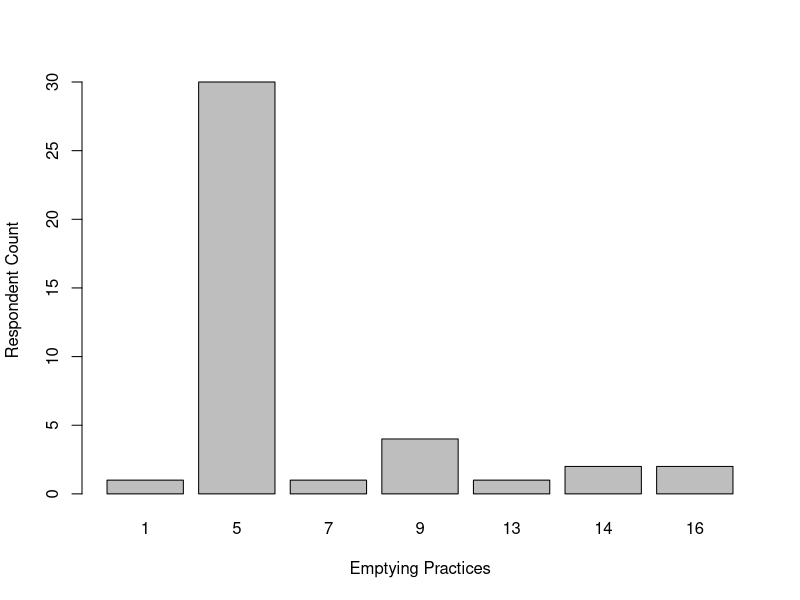

This chart was generated by the following R code: (Note: this script raises an error after producing the figure.)
setwd("/Users/rachel/Dropbox/Sourcing/2. Data/Survey/Cleaned")

#gitega results
resultsmar18<-read.csv("./HH_mar18_.csv", header=TRUE, sep=",")
resultsmar21<-read.csv("./HH_mar21_.csv", header=TRUE, sep=",")

gitresult<-rbind(resultsmar18,resultsmar21)

#Gitega mean cost of current WM practices 
gitemptycost<-gitresult$cost_empty[!gitresult$cost_empty == 99]
gitemptycost1<-gitemptycost[!gitemptycost==0]
git_mean_emptycostRWF<-mean(gitemptycost1,na.rm=TRUE)
git_mean_emptycostUSD<-git_mean_emptycostRWF*0.0013

#counts of empty practice

  #empty practices not including Dont know/no response
git_counts<-table(gitresult$emptypract[!gitresult$emptypract==99])
barplot(git_counts,xlab="Emptying Practices",ylab="Respondent Count")
#alternative
countsdf<-as.data.frame(git_counts)

#prices of different emptying practices
#average price of sealing a latrine then building a new one yourself 

# definition of function
costofpract<-function(result,practice){
  emptypract<-subset(result,result$emptypract==practice)
  rowemptypract<-nrow(subset(gitresult,gitresult$emptypract==2))
  
  if(rowemptypract==0){
    return(NA)
  }
    
  cost<-emptypract$cost_empty[!emptypract$cost_empty==99]
  meancost<-mean(cost,na.rm=TRUE)
  return(meancost)
}

#usage of function
gitmeancost1 <- costofpract(gitresult, 1)
gitmeancost2 <- costofpract(gitresult, 2)
gitmeancost3 <- costofpract(gitresult, 3)
gitmeancost4 <- costofpract(gitresult, 4)
gitmeancost5 <- costofpract(gitresult, 5)
gitmeancost6 <- costofpract(gitresult, 6)
gitmeancost7 <- costofpract(gitresult, 7)
gitmeancost8 <- costofpract(gitresult, 8)
gitmeancost9 <- costofpract(gitresult, 9)
gitmeancost10 <- costofpract(gitresult, 10)
gitmeancost11 <- costofpract(gitresult, 11)
gitmeancost12 <- costofpract(gitresult, 12)
gitmeancost13 <- costofpract(gitresult, 13)
gitmeancost14 <- costofpract(gitresult, 14)
gitmeancost15 <- costofpract(gitresult, 15)
gitmeancost16 <- costofpract(gitresult, 16)
gitmeancost17 <- costofpract(gitresult, 77)
gitmeancost18 <- costofpract(gitresult, 99)

gitmeancost_vect<-c(gitmeancost1,
                    gitmeancost2,
                    gitmeancost3,
                    gitmeancost4,
                    gitmeancost5,
                    gitmeancost6,
                    gitmeancost7,
                    gitmeancost8,
                    gitmeancost9,
                    gitmeancost10,
                    gitmeancost11,
                    gitmeancost12,
                    gitmeancost13,
                    gitmeancost14, 
                    gitmeancost15,
                    gitmeancost16,
                    gitmeancost17,
                    gitmeancost18)

gitmeancost_labs<-c("gitmeancost1",
                    "gitmeancost2",
                    "gitmeancost3",
                    "gitmeancost4",
                    "gitmeancost5",
                    "gitmeancost6",
                    "gitmeancost7",
                    "gitmeancost8",
                    "gitmeancost9",
                    "gitmeancost10",
                    "gitmeancost11",
                    "gitmeancost12",
                    "gitmeancost13",
                    "gitmeancost14", 
                    "gitmeancost15",
                    "gitmeancost16",
                    "gitmeancost17",
                    "gitmeancost18")

X<-as.data.frame(cbind(gitmeancost_labs,gitmeancost_vect))
#d<-X[!(X$gitmeancost_vect=="NaN"),]

emptypract$cost_empty[!emptypract$cost_empty==99]

barplot(gitmeancost_vect)

#what does na.rm in line 30 remove? 
#how are averages being generated? ? ? is deniminator total respondent count from that category or only people that reported a price? 
#average denominator should be only people that reported a price

#overall problem is i cant figure out how to just graph the practices people do, and reported costs for.
#why are they returning NaN? I removed NA values
#when I run the code below,  means are generated for practices that have no records:
#as.data.frame(cbind(gitmeancost_labs,gitmeancost_vect[!gitmeancost_vect=="NaN"]))
#tried this too gitmeancost_vect[!gitmeancost_vect=="NaN"]
